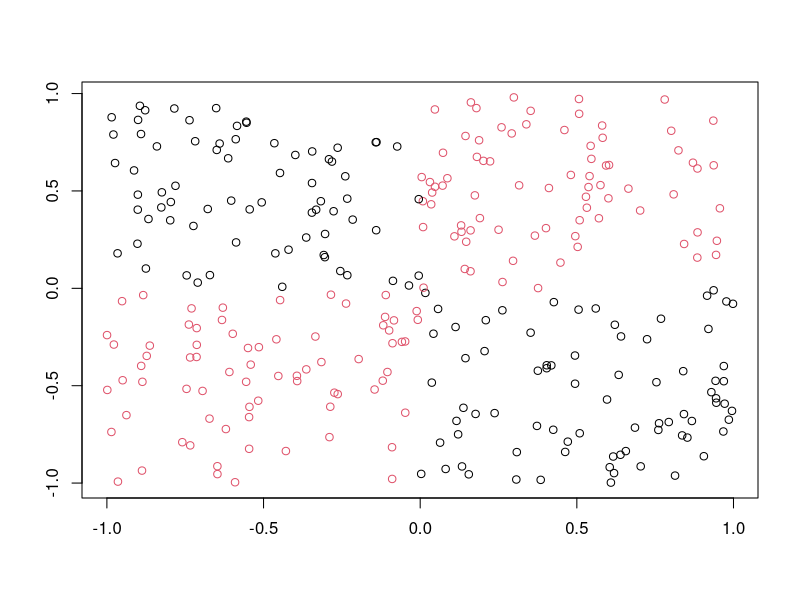
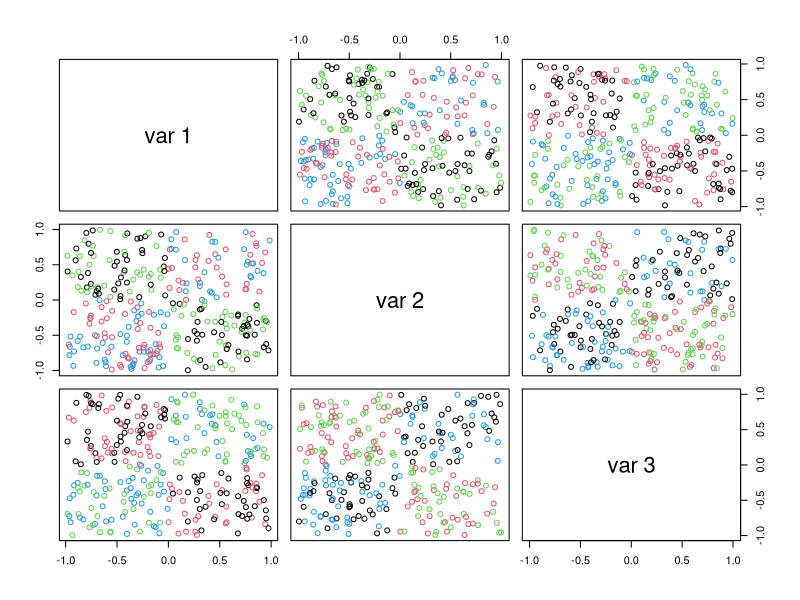

R code for these plots, in order:
# r2py crawler metadata
# package: mlbench
# source_type: rd_example
# topic: mlbench.xor.Rd
# source_file: C:\Users\bened\AppData\Local\R\win-library\4.5\mlbench\help
# lines: 8

suppressPackageStartupMessages(library(mlbench))
# 2d example
p<-mlbench.xor(300,2)
plot(p)
#
# 3d example
p<-mlbench.xor(300,3)
plot(p)
